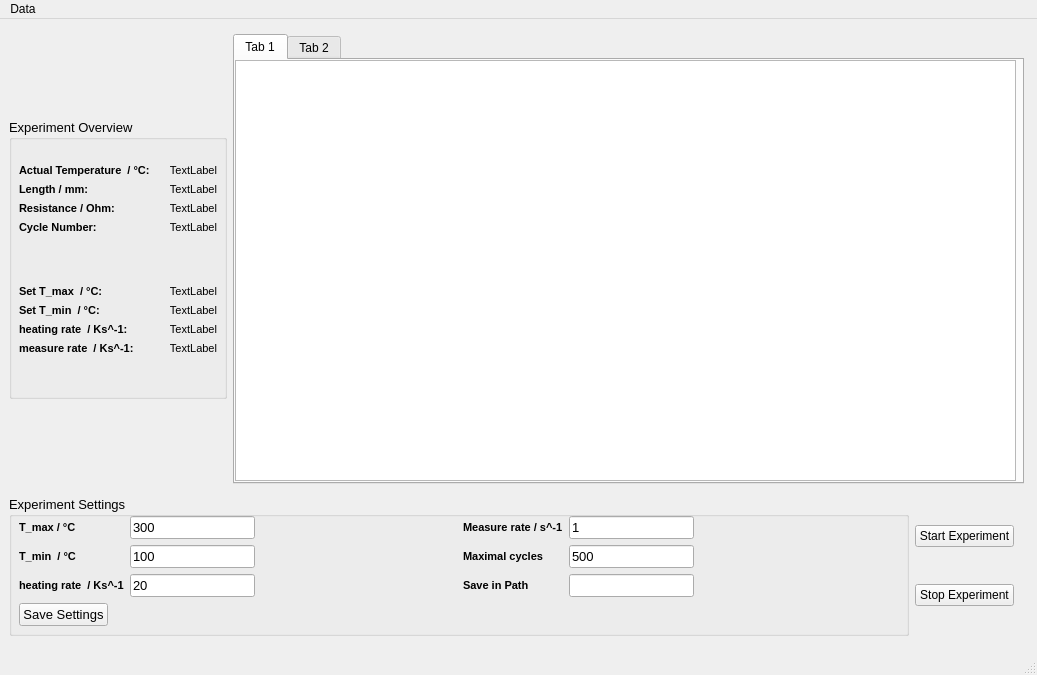
<?xml version="1.0" encoding="UTF-8"?>
<ui version="4.0">
 <class>MainWindow</class>
 <widget class="QMainWindow" name="MainWindow">
  <property name="geometry">
   <rect>
    <x>0</x>
    <y>0</y>
    <width>1033</width>
    <height>675</height>
   </rect>
  </property>
  <property name="contextMenuPolicy">
   <enum>Qt::PreventContextMenu</enum>
  </property>
  <property name="windowTitle">
   <string>Spring Testing</string>
  </property>
  <property name="windowIcon">
   <iconset>
    <normaloff>../Masterarbeit Hakan/NiTiFeder.jpg</normaloff>../Masterarbeit Hakan/NiTiFeder.jpg</iconset>
  </property>
  <widget class="QWidget" name="centralwidget">
   <layout class="QGridLayout" name="gridLayout">
    <item row="0" column="1" colspan="3">
     <widget class="QTabWidget" name="tabWidget">
      <property name="maximumSize">
       <size>
        <width>791</width>
        <height>450</height>
       </size>
      </property>
      <property name="currentIndex">
       <number>0</number>
      </property>
      <widget class="QWidget" name="tab">
       <attribute name="title">
        <string>Tab 1</string>
       </attribute>
       <widget class="PlotWidget" name="graphicsView">
        <property name="geometry">
         <rect>
          <x>0</x>
          <y>0</y>
          <width>781</width>
          <height>421</height>
         </rect>
        </property>
        <property name="minimumSize">
         <size>
          <width>781</width>
          <height>421</height>
         </size>
        </property>
       </widget>
      </widget>
      <widget class="QWidget" name="tab_2">
       <attribute name="title">
        <string>Tab 2</string>
       </attribute>
       <widget class="PlotWidget" name="graphicsView_2">
        <property name="geometry">
         <rect>
          <x>0</x>
          <y>0</y>
          <width>781</width>
          <height>421</height>
         </rect>
        </property>
       </widget>
      </widget>
     </widget>
    </item>
    <item row="0" column="0">
     <widget class="QGroupBox" name="groupBox_2">
      <property name="minimumSize">
       <size>
        <width>218</width>
        <height>280</height>
       </size>
      </property>
      <property name="maximumSize">
       <size>
        <width>218</width>
        <height>280</height>
       </size>
      </property>
      <property name="font">
       <font>
        <pointsize>10</pointsize>
       </font>
      </property>
      <property name="title">
       <string>Experiment Overview</string>
      </property>
      <widget class="QWidget" name="formLayoutWidget">
       <property name="geometry">
        <rect>
         <x>10</x>
         <y>20</y>
         <width>212</width>
         <height>241</height>
        </rect>
       </property>
       <layout class="QFormLayout" name="formLayout">
        <item row="1" column="0">
         <widget class="QLabel" name="label">
          <property name="font">
           <font>
            <pointsize>8</pointsize>
            <weight>75</weight>
            <bold>true</bold>
           </font>
          </property>
          <property name="text">
           <string>Actual Temperature  / °C:</string>
          </property>
         </widget>
        </item>
        <item row="1" column="1">
         <widget class="QLabel" name="label_actualT">
          <property name="font">
           <font>
            <pointsize>8</pointsize>
           </font>
          </property>
          <property name="layoutDirection">
           <enum>Qt::LeftToRight</enum>
          </property>
          <property name="text">
           <string>TextLabel</string>
          </property>
          <property name="alignment">
           <set>Qt::AlignCenter</set>
          </property>
         </widget>
        </item>
        <item row="2" column="0">
         <widget class="QLabel" name="label_3">
          <property name="font">
           <font>
            <pointsize>8</pointsize>
            <weight>75</weight>
            <bold>true</bold>
           </font>
          </property>
          <property name="text">
           <string>Length / mm:</string>
          </property>
         </widget>
        </item>
        <item row="2" column="1">
         <widget class="QLabel" name="label_length">
          <property name="font">
           <font>
            <pointsize>8</pointsize>
           </font>
          </property>
          <property name="layoutDirection">
           <enum>Qt::LeftToRight</enum>
          </property>
          <property name="text">
           <string>TextLabel</string>
          </property>
          <property name="alignment">
           <set>Qt::AlignCenter</set>
          </property>
         </widget>
        </item>
        <item row="4" column="0">
         <widget class="QLabel" name="label_4">
          <property name="font">
           <font>
            <pointsize>8</pointsize>
            <weight>75</weight>
            <bold>true</bold>
           </font>
          </property>
          <property name="text">
           <string>Cycle Number:</string>
          </property>
         </widget>
        </item>
        <item row="4" column="1">
         <widget class="QLabel" name="label_cycleno">
          <property name="font">
           <font>
            <pointsize>8</pointsize>
           </font>
          </property>
          <property name="layoutDirection">
           <enum>Qt::LeftToRight</enum>
          </property>
          <property name="text">
           <string>TextLabel</string>
          </property>
          <property name="alignment">
           <set>Qt::AlignCenter</set>
          </property>
         </widget>
        </item>
        <item row="7" column="0">
         <widget class="QLabel" name="label_7">
          <property name="font">
           <font>
            <pointsize>8</pointsize>
            <weight>75</weight>
            <bold>true</bold>
           </font>
          </property>
          <property name="text">
           <string>Set T_max  / °C:</string>
          </property>
         </widget>
        </item>
        <item row="8" column="0">
         <widget class="QLabel" name="label_8">
          <property name="font">
           <font>
            <pointsize>8</pointsize>
            <weight>75</weight>
            <bold>true</bold>
           </font>
          </property>
          <property name="text">
           <string>Set T_min  / °C:</string>
          </property>
         </widget>
        </item>
        <item row="7" column="1">
         <widget class="QLabel" name="label_setTmax">
          <property name="font">
           <font>
            <pointsize>8</pointsize>
           </font>
          </property>
          <property name="layoutDirection">
           <enum>Qt::LeftToRight</enum>
          </property>
          <property name="text">
           <string>TextLabel</string>
          </property>
          <property name="alignment">
           <set>Qt::AlignCenter</set>
          </property>
         </widget>
        </item>
        <item row="8" column="1">
         <widget class="QLabel" name="label_setTmin">
          <property name="font">
           <font>
            <pointsize>8</pointsize>
           </font>
          </property>
          <property name="layoutDirection">
           <enum>Qt::LeftToRight</enum>
          </property>
          <property name="text">
           <string>TextLabel</string>
          </property>
          <property name="alignment">
           <set>Qt::AlignCenter</set>
          </property>
         </widget>
        </item>
        <item row="6" column="0">
         <spacer name="verticalSpacer">
          <property name="orientation">
           <enum>Qt::Vertical</enum>
          </property>
          <property name="sizeHint" stdset="0">
           <size>
            <width>20</width>
            <height>40</height>
           </size>
          </property>
         </spacer>
        </item>
        <item row="6" column="1">
         <spacer name="verticalSpacer_2">
          <property name="orientation">
           <enum>Qt::Vertical</enum>
          </property>
          <property name="sizeHint" stdset="0">
           <size>
            <width>20</width>
            <height>40</height>
           </size>
          </property>
         </spacer>
        </item>
        <item row="3" column="0">
         <widget class="QLabel" name="label_11">
          <property name="font">
           <font>
            <pointsize>8</pointsize>
            <weight>75</weight>
            <bold>true</bold>
           </font>
          </property>
          <property name="text">
           <string>Resistance / Ohm:</string>
          </property>
         </widget>
        </item>
        <item row="3" column="1">
         <widget class="QLabel" name="label_resistance">
          <property name="font">
           <font>
            <pointsize>8</pointsize>
           </font>
          </property>
          <property name="layoutDirection">
           <enum>Qt::LeftToRight</enum>
          </property>
          <property name="text">
           <string>TextLabel</string>
          </property>
          <property name="alignment">
           <set>Qt::AlignCenter</set>
          </property>
         </widget>
        </item>
        <item row="9" column="0">
         <widget class="QLabel" name="label_13">
          <property name="font">
           <font>
            <pointsize>8</pointsize>
            <weight>75</weight>
            <bold>true</bold>
           </font>
          </property>
          <property name="text">
           <string>heating rate  / Ks^-1:</string>
          </property>
         </widget>
        </item>
        <item row="9" column="1">
         <widget class="QLabel" name="label_setheatingrate">
          <property name="font">
           <font>
            <pointsize>8</pointsize>
           </font>
          </property>
          <property name="layoutDirection">
           <enum>Qt::LeftToRight</enum>
          </property>
          <property name="text">
           <string>TextLabel</string>
          </property>
          <property name="alignment">
           <set>Qt::AlignCenter</set>
          </property>
         </widget>
        </item>
        <item row="0" column="0">
         <spacer name="verticalSpacer_3">
          <property name="orientation">
           <enum>Qt::Vertical</enum>
          </property>
          <property name="sizeHint" stdset="0">
           <size>
            <width>20</width>
            <height>20</height>
           </size>
          </property>
         </spacer>
        </item>
        <item row="11" column="0">
         <spacer name="verticalSpacer_4">
          <property name="orientation">
           <enum>Qt::Vertical</enum>
          </property>
          <property name="sizeHint" stdset="0">
           <size>
            <width>20</width>
            <height>20</height>
           </size>
          </property>
         </spacer>
        </item>
        <item row="11" column="1">
         <spacer name="verticalSpacer_5">
          <property name="orientation">
           <enum>Qt::Vertical</enum>
          </property>
          <property name="sizeHint" stdset="0">
           <size>
            <width>20</width>
            <height>20</height>
           </size>
          </property>
         </spacer>
        </item>
        <item row="0" column="1">
         <spacer name="verticalSpacer_6">
          <property name="orientation">
           <enum>Qt::Vertical</enum>
          </property>
          <property name="sizeHint" stdset="0">
           <size>
            <width>20</width>
            <height>20</height>
           </size>
          </property>
         </spacer>
        </item>
        <item row="10" column="1">
         <widget class="QLabel" name="label_setmeasurerate">
          <property name="font">
           <font>
            <pointsize>8</pointsize>
           </font>
          </property>
          <property name="layoutDirection">
           <enum>Qt::LeftToRight</enum>
          </property>
          <property name="text">
           <string>TextLabel</string>
          </property>
          <property name="alignment">
           <set>Qt::AlignCenter</set>
          </property>
         </widget>
        </item>
        <item row="10" column="0">
         <widget class="QLabel" name="label_14">
          <property name="font">
           <font>
            <pointsize>8</pointsize>
            <weight>75</weight>
            <bold>true</bold>
           </font>
          </property>
          <property name="text">
           <string>measure rate  / Ks^-1:</string>
          </property>
         </widget>
        </item>
       </layout>
      </widget>
     </widget>
    </item>
    <item row="1" column="0" colspan="2">
     <widget class="QGroupBox" name="groupBox">
      <property name="sizePolicy">
       <sizepolicy hsizetype="Preferred" vsizetype="Expanding">
        <horstretch>0</horstretch>
        <verstretch>0</verstretch>
       </sizepolicy>
      </property>
      <property name="minimumSize">
       <size>
        <width>900</width>
        <height>140</height>
       </size>
      </property>
      <property name="maximumSize">
       <size>
        <width>900</width>
        <height>140</height>
       </size>
      </property>
      <property name="font">
       <font>
        <pointsize>10</pointsize>
        <weight>50</weight>
        <bold>false</bold>
        <underline>false</underline>
       </font>
      </property>
      <property name="title">
       <string>Experiment Settings</string>
      </property>
      <widget class="QWidget" name="horizontalLayoutWidget">
       <property name="geometry">
        <rect>
         <x>10</x>
         <y>20</y>
         <width>881</width>
         <height>112</height>
        </rect>
       </property>
       <layout class="QHBoxLayout" name="horizontalLayout">
        <item>
         <layout class="QFormLayout" name="formLayout_2">
          <item row="0" column="0">
           <widget class="QLabel" name="t_maxLabel">
            <property name="font">
             <font>
              <pointsize>8</pointsize>
              <weight>75</weight>
              <bold>true</bold>
             </font>
            </property>
            <property name="text">
             <string>T_max / °C</string>
            </property>
           </widget>
          </item>
          <item row="0" column="1">
           <widget class="QLineEdit" name="t_maxLineEdit">
            <property name="sizePolicy">
             <sizepolicy hsizetype="Fixed" vsizetype="Fixed">
              <horstretch>0</horstretch>
              <verstretch>0</verstretch>
             </sizepolicy>
            </property>
            <property name="text">
             <string>300</string>
            </property>
           </widget>
          </item>
          <item row="1" column="0">
           <widget class="QLabel" name="t__minLabel">
            <property name="font">
             <font>
              <pointsize>8</pointsize>
              <weight>75</weight>
              <bold>true</bold>
             </font>
            </property>
            <property name="text">
             <string>T_min  / °C</string>
            </property>
           </widget>
          </item>
          <item row="1" column="1">
           <widget class="QLineEdit" name="t__minLineEdit">
            <property name="sizePolicy">
             <sizepolicy hsizetype="Fixed" vsizetype="Fixed">
              <horstretch>0</horstretch>
              <verstretch>0</verstretch>
             </sizepolicy>
            </property>
            <property name="inputMask">
             <string extracomment="Text"/>
            </property>
            <property name="text">
             <string>100</string>
            </property>
           </widget>
          </item>
          <item row="2" column="0">
           <widget class="QLabel" name="heatingRateLabel">
            <property name="font">
             <font>
              <pointsize>8</pointsize>
              <weight>75</weight>
              <bold>true</bold>
             </font>
            </property>
            <property name="text">
             <string>heating rate  / Ks^-1</string>
            </property>
           </widget>
          </item>
          <item row="2" column="1">
           <widget class="QLineEdit" name="heatingRateLineEdit">
            <property name="sizePolicy">
             <sizepolicy hsizetype="Fixed" vsizetype="Fixed">
              <horstretch>0</horstretch>
              <verstretch>0</verstretch>
             </sizepolicy>
            </property>
            <property name="text">
             <string>20</string>
            </property>
           </widget>
          </item>
          <item row="3" column="0">
           <widget class="QPushButton" name="pushButton_3">
            <property name="text">
             <string>Save Settings</string>
            </property>
           </widget>
          </item>
         </layout>
        </item>
        <item>
         <layout class="QFormLayout" name="formLayout_3">
          <item row="0" column="0">
           <widget class="QLabel" name="measureRateLabel">
            <property name="font">
             <font>
              <pointsize>8</pointsize>
              <weight>75</weight>
              <bold>true</bold>
             </font>
            </property>
            <property name="text">
             <string>Measure rate / s^-1</string>
            </property>
           </widget>
          </item>
          <item row="0" column="1">
           <widget class="QLineEdit" name="measureRateLineEdit">
            <property name="sizePolicy">
             <sizepolicy hsizetype="Fixed" vsizetype="Fixed">
              <horstretch>0</horstretch>
              <verstretch>0</verstretch>
             </sizepolicy>
            </property>
            <property name="text">
             <string>1</string>
            </property>
           </widget>
          </item>
          <item row="1" column="0">
           <widget class="QLabel" name="maximalCyclesLabel">
            <property name="font">
             <font>
              <pointsize>8</pointsize>
              <weight>75</weight>
              <bold>true</bold>
             </font>
            </property>
            <property name="text">
             <string>Maximal cycles</string>
            </property>
           </widget>
          </item>
          <item row="2" column="0">
           <widget class="QLabel" name="saveFolderPathLabel">
            <property name="font">
             <font>
              <pointsize>8</pointsize>
              <weight>75</weight>
              <bold>true</bold>
             </font>
            </property>
            <property name="text">
             <string>Save in Path</string>
            </property>
           </widget>
          </item>
          <item row="2" column="1">
           <widget class="QLineEdit" name="saveFolderPathLineEdit">
            <property name="sizePolicy">
             <sizepolicy hsizetype="Fixed" vsizetype="Fixed">
              <horstretch>0</horstretch>
              <verstretch>0</verstretch>
             </sizepolicy>
            </property>
           </widget>
          </item>
          <item row="1" column="1">
           <widget class="QLineEdit" name="maximalCyclesLineEdit">
            <property name="sizePolicy">
             <sizepolicy hsizetype="Fixed" vsizetype="Fixed">
              <horstretch>0</horstretch>
              <verstretch>0</verstretch>
             </sizepolicy>
            </property>
            <property name="text">
             <string>500</string>
            </property>
           </widget>
          </item>
         </layout>
        </item>
       </layout>
      </widget>
     </widget>
    </item>
    <item row="1" column="2">
     <layout class="QVBoxLayout" name="verticalLayout_2">
      <property name="spacing">
       <number>8</number>
      </property>
      <property name="sizeConstraint">
       <enum>QLayout::SetMinAndMaxSize</enum>
      </property>
      <item>
       <widget class="QPushButton" name="pushButton">
        <property name="text">
         <string>Start Experiment</string>
        </property>
       </widget>
      </item>
      <item>
       <widget class="QPushButton" name="pushButton_2">
        <property name="text">
         <string>Stop Experiment</string>
        </property>
       </widget>
      </item>
     </layout>
    </item>
   </layout>
  </widget>
  <widget class="QMenuBar" name="menubar">
   <property name="geometry">
    <rect>
     <x>0</x>
     <y>0</y>
     <width>1033</width>
     <height>21</height>
    </rect>
   </property>
   <widget class="QMenu" name="menuData">
    <property name="title">
     <string>Data</string>
    </property>
    <addaction name="actionExit"/>
   </widget>
   <addaction name="menuData"/>
  </widget>
  <widget class="QStatusBar" name="statusbar"/>
  <action name="actionExit">
   <property name="text">
    <string>Exit</string>
   </property>
  </action>
 </widget>
 <customwidgets>
  <customwidget>
   <class>PlotWidget</class>
   <extends>QGraphicsView</extends>
   <header>pyqtgraph</header>
  </customwidget>
 </customwidgets>
 <tabstops>
  <tabstop>t_maxLineEdit</tabstop>
  <tabstop>t__minLineEdit</tabstop>
  <tabstop>heatingRateLineEdit</tabstop>
  <tabstop>measureRateLineEdit</tabstop>
  <tabstop>maximalCyclesLineEdit</tabstop>
  <tabstop>saveFolderPathLineEdit</tabstop>
  <tabstop>pushButton_3</tabstop>
  <tabstop>pushButton</tabstop>
  <tabstop>pushButton_2</tabstop>
  <tabstop>tabWidget</tabstop>
 </tabstops>
 <resources/>
 <connections/>
</ui>
